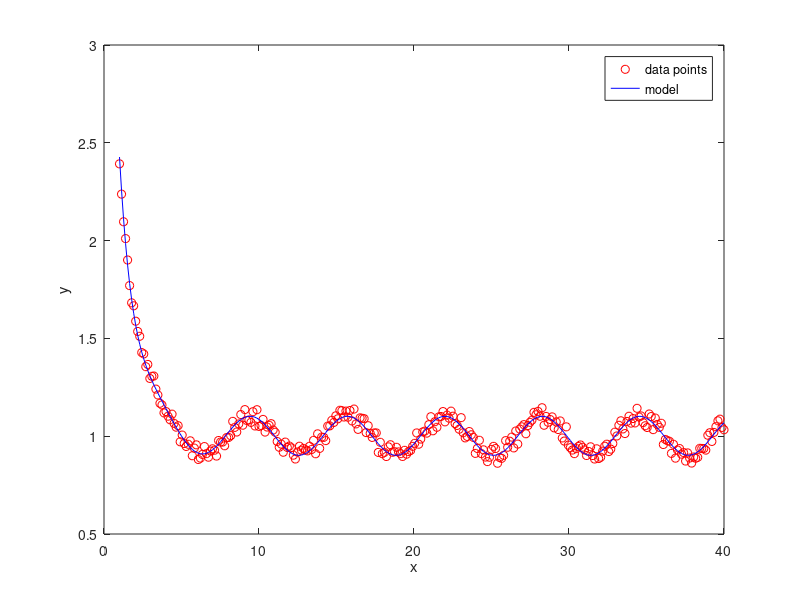

The MATLAB script that drew this image:
% Part a
load data1.mat;
figure(1);
set(gca, 'fontsize', 20);
plot(x, y, 'ro');
xlabel('x');
ylabel('y');

%Part b
%phi = [1, cos(x), exp(-x)];
A = ones(300, 3);
A(:,2) = cos(x);
A(:,3) = exp(-x);

%Part c
a = A\y;
model = A*a;

hold on;
plot(x, model, '-b')
legend('data points', 'model')

r = norm(y - model)/norm(y);
disp(r);

%The largest error in this model is 0.0256, this could
%likely be occurring in a gap of data points 
%i.e., the first few data points, or within the offset of 1
%all 0.0256 points occur in row 1 of model which is phi(x) = 1